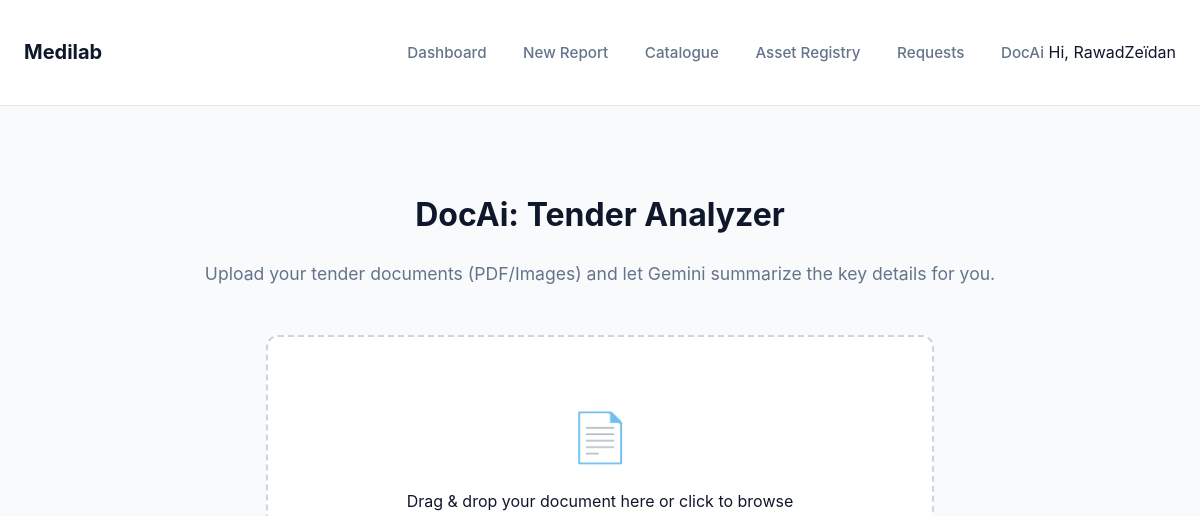
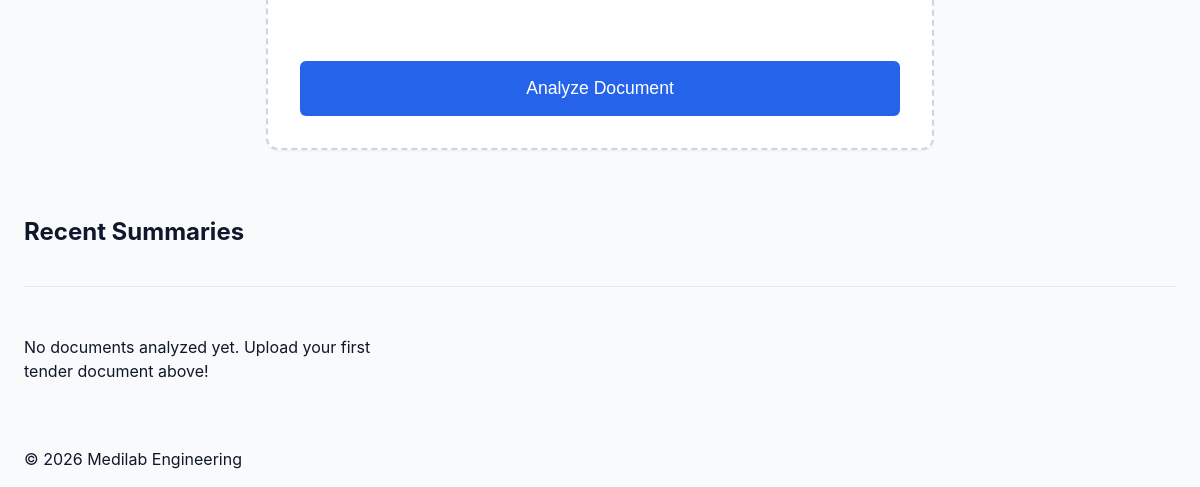
The app's page /docai/ (signed in), older data (2 pictures, top to bottom).
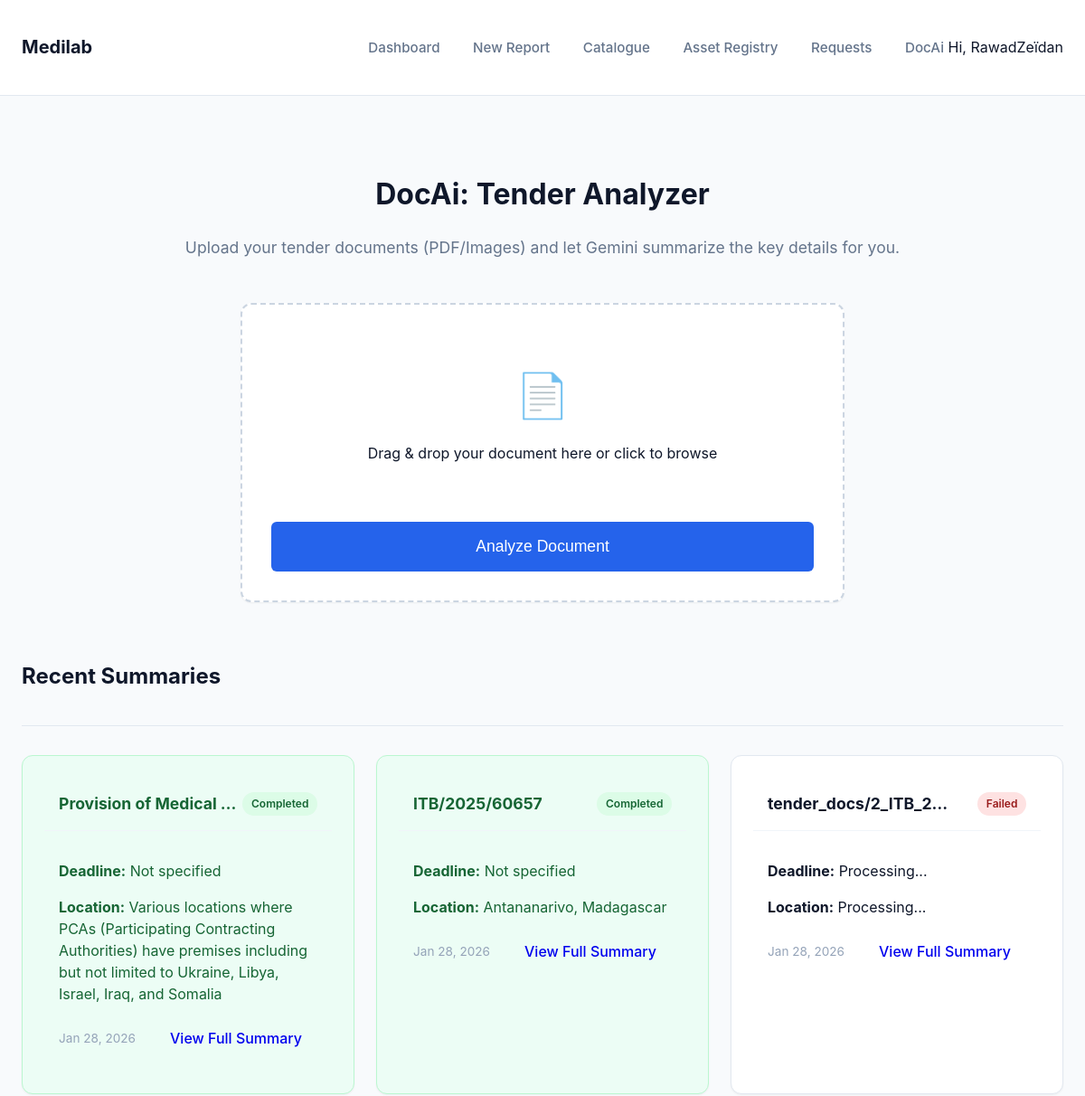
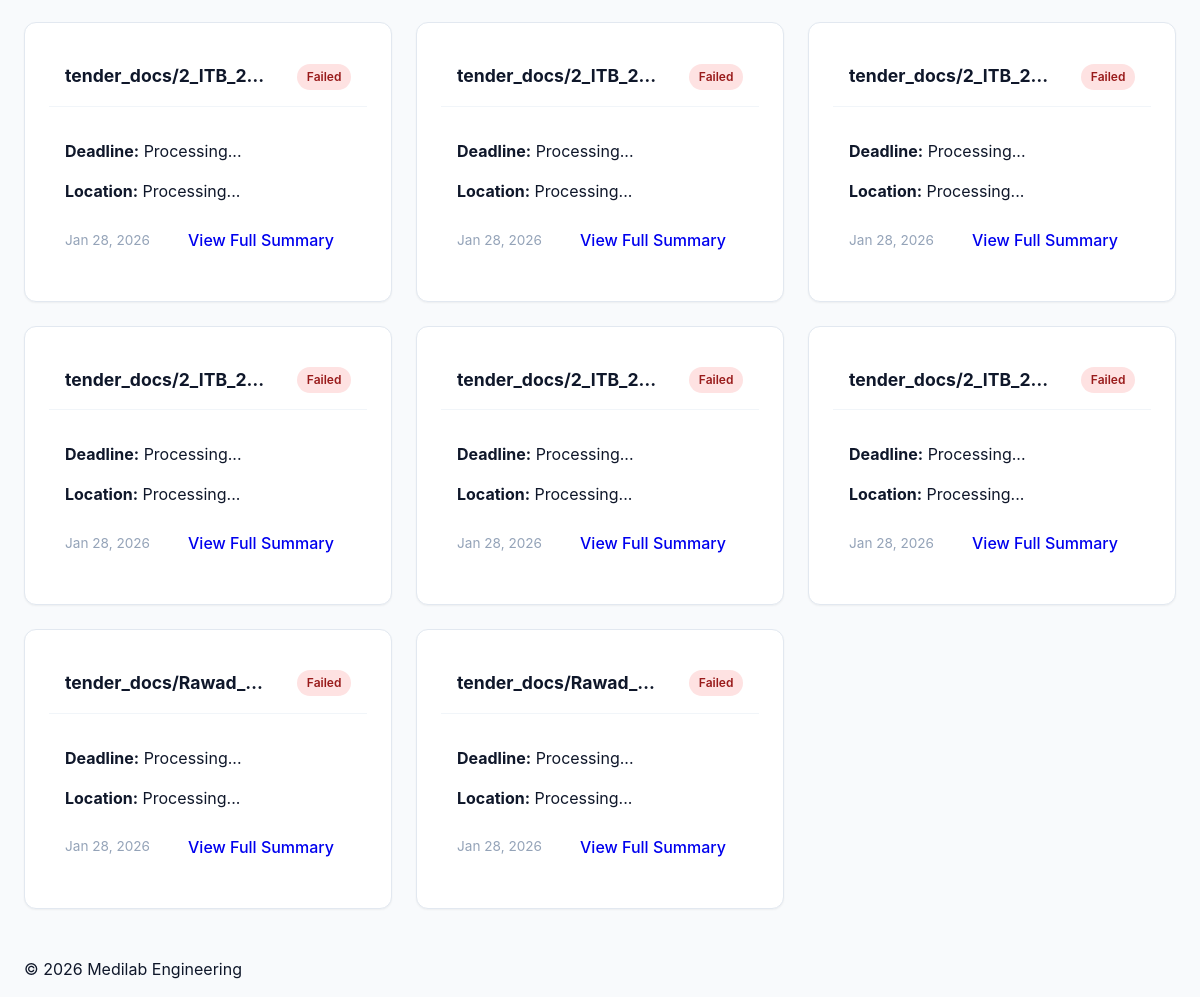
The same page, newer data (2 pictures, top to bottom).
### docai/models.py (models this page shows, shortened)
class TenderSummary(models.Model):
    user = models.ForeignKey(User, on_delete=models.CASCADE, related_name='tender_summaries')
    document = models.FileField(upload_to='tender_docs/')
    title = models.CharField(max_length=255, blank=True, null=True)
    deadline = models.CharField(max_length=255, blank=True, null=True)
    lots = models.TextField(blank=True, null=True)
    location = models.CharField(max_length=255, blank=True, null=True)
    tenderer = models.CharField(max_length=255, blank=True, null=True)
    important_notes = models.TextField(blank=True, null=True)
    quality_certificates = models.TextField(blank=True, null=True)
    raw_summary = models.TextField(blank=True, null=True)
    failure_reason = models.TextField(blank=True, null=True)
    status = models.CharField(max_length=20, choices=[
        ('pending', 'Pending'),
        ('processing', 'Processing'),
        ('completed', 'Completed'),
        ('failed', 'Failed')
    ], default='pending')
    created_at = models.DateTimeField(auto_now_add=True)
    updated_at = models.DateTimeField(auto_now=True)
    class Meta:
        verbose_name_plural = "Tender Summaries"
        ordering = ['-created_at']

### docai/views.py (the view)
# urls.py: path('', views.docai_home, name='home'),
@login_required
def docai_home(request):
    summaries = TenderSummary.objects.filter(user=request.user)
    return render(request, 'docai/home.html', {'summaries': summaries})

### docai/templates/docai/home.html (shortened to what this page needs)
{% extends 'base.html' %}
{% load static %}
{% block content %}
<div class="docai-container">
    <div class="page-header">
        <h1>DocAi: Tender Analyzer</h1>
        <p class="subtitle">Upload your tender documents (PDF/Images) and let Gemini summarize the key details for you.</p>
    </div>
    <div class="card upload-card">
        <form action="{% url 'docai:summarize' %}" method="post" enctype="multipart/form-data" class="upload-form">
            <div class="file-drop-zone" id="drop-zone">
                <span class="icon">📄</span>
                <p>Drag & drop your document here or click to browse</p>
            </div>
            <button type="submit" class="btn btn-primary btn-large">Analyze Document</button>
        </form>
    </div>
    <div class="section-divider">
        <h2>Recent Summaries</h2>
    </div>
    <div class="summaries-grid">
        {% for summary in summaries %}
        <div class="card summary-card status-{{ summary.status }}">
            <div class="summary-card-header">
                <h3>{{ summary.title|default:summary.document.name }}</h3>
                <span class="badge badge-{{ summary.status }}">{{ summary.status|title }}</span>
            </div>
            <div class="summary-card-body">
                <p><strong>Deadline:</strong> {{ summary.deadline|default:"Processing..." }}</p>
                <p><strong>Location:</strong> {{ summary.location|default:"Processing..." }}</p>
                <div class="card-footer">
                    <span class="date">{{ summary.created_at|date:"M d, Y" }}</span>
                    <a href="{% url 'docai:detail' summary.id %}" class="btn btn-outline btn-sm">View Full Summary</a>
                </div>
            </div>
        </div>
        {% empty %}
        <div class="empty-state">
            <p>No documents analyzed yet. Upload your first tender document above!</p>
        </div>
        {% endfor %}
    </div>
</div>
{% endblock %}

### templates/base.html (shortened to what this page needs)
{% load static %}
<!DOCTYPE html>
<html lang="en">
<head>
    <link rel="stylesheet" href="{% static 'css/styles.css' %}?v=3.0">
</head>
<body>
    <header class="app-header">
        <div class="container">
            <h1 class="logo"><a href="{% url 'dashboard' %}">Medilab</a></h1>
            <nav class="main-nav">
                <a href="{% url 'dashboard' %}" class="nav-link">Dashboard</a>
                <a href="{% url 'report_create' %}" class="nav-link">New Report</a>
                <a href="{% url 'product_list' %}" class="nav-link">Catalogue</a>
                <a href="{% url 'equipment_list' %}" class="nav-link">Asset Registry</a>
                <a href="{% url 'request_list' %}" class="nav-link">Requests</a>
                <a href="{% url 'docai:home' %}" class="nav-link">DocAi</a>
                {% if user.is_authenticated %}
                    <span class="user-greeting">Hi, {{ user.username }}</span>
                {% endif %}
            </nav>
        </div>
    </header>
    <main class="container">
        {% block content %}
        {% endblock %}
    </main>
    <footer class="app-footer">
        <div class="container">
            <p>&copy; 2026 Medilab Engineering</p>
        </div>
    </footer>
</body>
</html>

### static/css/styles.css (style rules this page uses)
:root { --primary-color: #2563eb; --primary-dark: #1d4ed8; --primary-soft: #eff6ff; --secondary-color: #475569; --text-color: #0f172a; --text-muted: #64748b; --card-bg: #ffffff; --border-color: #e2e8f0; --success-color: #10b981; --success-soft: #ecfdf5; --warning-color: #f59e0b; --warning-soft: #fffbeb; --danger-color: #ef4444; --danger-soft: #fef2f2; --info-color: #06b6d4; --info-soft: #ecfeff; --background-color: #f8fafc; --font-family: 'Inter', system-ui, -apple-system, sans-serif; --shadow-sm: 0 1px 2px 0 rgb(0 0 0 / 0.05); --shadow-md: 0 4px 6px -1px rgb(0 0 0 / 0.1), 0 2px 4px -2px rgb(0 0 0 / 0.1); }
body { font-family: var(--font-family); background-color: var(--background-color); color: var(--text-color); margin: 0; line-height: 1.5; }
.container { max-width: 1200px; margin: 0 auto; padding: 0 1.5rem; }
.app-header { background-color: var(--card-bg); border-bottom: 1px solid var(--border-color); padding: 1rem 0; margin-bottom: 2rem; }
.app-header .container { display: flex; justify-content: space-between; align-items: center; }
.logo a { text-decoration: none; color: var(--text-color); font-size: 1.25rem; font-weight: 700; display: flex; align-items: center; gap: 0.5rem; }
.main-nav .nav-link { margin-left: 2rem; text-decoration: none; color: var(--text-muted); font-weight: 500; font-size: 0.95rem; transition: color 0.15s; }
.status-completed { background-color: var(--success-soft); color: #065f46; }
.card { background: var(--card-bg); border: 1px solid var(--border-color); border-radius: 12px; padding: 1.5rem; box-shadow: var(--shadow-sm); }
.btn { display: inline-flex; align-items: center; justify-content: center; padding: 0.5rem 1rem; border-radius: 6px; font-weight: 500; text-decoration: none; cursor: pointer; border: 1px solid transparent; transition: all 0.2s; }
.btn-primary { background: var(--primary-color); color: white; }
.badge-completed { background-color: #10b981; }
.status-completed { background: var(--success-soft); border: 1px solid #bbf7d0; color: #166534; }
.badge-completed { background-color: var(--success-color); }

### docai/templates/docai/home.html (style rules this page uses)
.docai-container { padding: 2rem 0; }
.page-header { text-align: center; margin-bottom: 3rem; }
.subtitle { color: #64748b; font-size: 1.1rem; }
.upload-card { max-width: 600px; margin: 0 auto 3rem; padding: 2rem; border: 2px dashed #cbd5e1; transition: border-color 0.3s; }
.file-drop-zone { text-align: center; padding: 2rem; cursor: pointer; position: relative; }
.file-drop-zone .icon { font-size: 3rem; display: block; margin-bottom: 1rem; }
.btn-large { width: 100%; padding: 1rem; font-size: 1.1rem; margin-top: 1rem; }
.section-divider { margin: 4rem 0 2rem; border-bottom: 1px solid #e2e8f0; padding-bottom: 1rem; }
.summaries-grid { display: grid; grid-template-columns: repeat(auto-fill, minmax(300px, 1fr)); gap: 1.5rem; }
.summary-card { display: flex; flex-direction: column; transition: transform 0.2s; }
.summary-card-header { padding: 1rem; border-bottom: 1px solid #f1f5f9; display: flex; justify-content: space-between; align-items: center; }
.summary-card-header h3 { font-size: 1.1rem; margin: 0; white-space: nowrap; overflow: hidden; text-overflow: ellipsis; max-width: 70%; }
.summary-card-body { padding: 1rem; flex-grow: 1; }
.card-footer { margin-top: 1rem; display: flex; justify-content: space-between; align-items: center; }
.date { font-size: 0.85rem; color: #94a3b8; }
.badge { padding: 0.25rem 0.6rem; border-radius: 9999px; font-size: 0.75rem; font-weight: 600; }
.badge-completed { background: #dcfce7; color: #166534; }
.badge-failed { background: #fee2e2; color: #991b1b; }

Row changes from the older to the newer data that the page shows:
added TenderSummary: title "Provision of Medical…", status "Completed", deadline "Not specified", location "Various locations where PCAs (Participating Contracting Authorities) have premises including but not limited to Ukraine, Libya, Israel, Iraq, and Somalia", created_at "Jan 28, 2026"
added TenderSummary: title "ITB/2025/60657", status "Completed", deadline "Not specified", location "Antananarivo, Madagascar", created_at "Jan 28, 2026"
added TenderSummary: title "tender_docs/2_ITB_2…", status "Failed", deadline "Processing...", location "Processing...", created_at "Jan 28, 2026"
added TenderSummary: title "tender_docs/2_ITB_2…", status "Failed", deadline "Processing...", location "Processing...", created_at "Jan 28, 2026"
added TenderSummary: title "tender_docs/2_ITB_2…", status "Failed", deadline "Processing...", location "Processing...", created_at "Jan 28, 2026"
added TenderSummary: title "tender_docs/2_ITB_2…", status "Failed", deadline "Processing...", location "Processing...", created_at "Jan 28, 2026"
added TenderSummary: title "tender_docs/2_ITB_2…", status "Failed", deadline "Processing...", location "Processing...", created_at "Jan 28, 2026"
added TenderSummary: title "tender_docs/2_ITB_2…", status "Failed", deadline "Processing...", location "Processing...", created_at "Jan 28, 2026"
added TenderSummary: title "tender_docs/2_ITB_2…", status "Failed", deadline "Processing...", location "Processing...", created_at "Jan 28, 2026"
added TenderSummary: title "tender_docs/Rawad_…", status "Failed", deadline "Processing...", location "Processing...", created_at "Jan 28, 2026"
added TenderSummary: title "tender_docs/Rawad_…", status "Failed", deadline "Processing...", location "Processing...", created_at "Jan 28, 2026"
Text that changed along with them:
text no longer shown: "No documents analyzed yet. Upload your first tender document above!"
